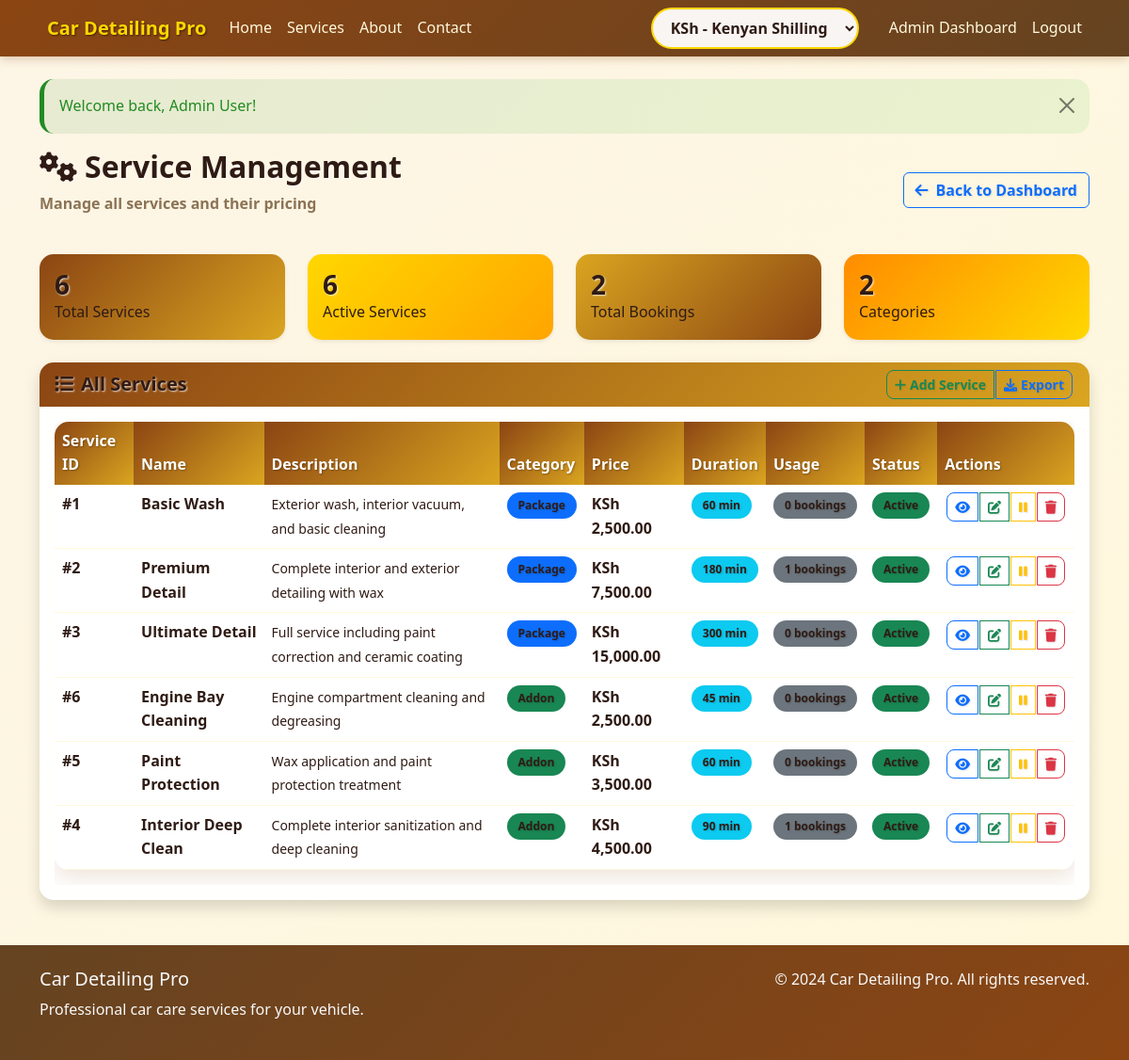
/index.php?page=admin_services (signed in), run on the app's committed database.
### tables this page shows
CREATE TABLE services (
    id INT AUTO_INCREMENT PRIMARY KEY,
    name VARCHAR(100) NOT NULL,
    description TEXT,
    price DECIMAL(10,2) NOT NULL,
    duration INT NOT NULL COMMENT 'Duration in minutes',
    category ENUM('package', 'addon') DEFAULT 'package',
    is_active TINYINT(1) DEFAULT 1,
    created_at TIMESTAMP DEFAULT CURRENT_TIMESTAMP,
    INDEX idx_category (category),
    INDEX idx_active (is_active)
);

### pages/admin_services.php (the view, shortened to what this page needs)
<?php
$all_services_sql = "SELECT s.*, COUNT(bs.id) as booking_count
                     FROM services s
                     LEFT JOIN booking_services bs ON s.id = bs.service_id
                     GROUP BY s.id
                     ORDER BY s.category, s.price";
$all_services_result = $conn->query($all_services_sql);
$all_services = $all_services_result->fetch_all(MYSQLI_ASSOC);
?>
<div class="admin-dashboard">
    <div class="row mb-4">
        <div class="col-12">
            <div class="d-flex justify-content-between align-items-center">
                <div>
                    <h2 class="text-primary">
                        <i class="fas fa-cogs me-2"></i>Service Management
                    </h2>
                    <p class="text-muted">Manage all services and their pricing</p>
                </div>
                <div>
                    <a href="index.php?page=admin" class="btn btn-outline-primary">
                        <i class="fas fa-arrow-left me-2"></i>Back to Dashboard
                    </a>
                </div>
            </div>
        </div>
    </div>
    <div class="row mb-4">
        <div class="col-md-3">
            <div class="card border-0 shadow-sm" style="background: linear-gradient(135deg, var(--primary-color), var(--accent-color));">
                <div class="card-body text-white">
                    <h3 class="mb-0 fw-bold"><?php echo count($all_services); ?></h3>
                    <p class="mb-0">Total Services</p>
                </div>
            </div>
        </div>
        <div class="col-md-3">
            <div class="card border-0 shadow-sm" style="background: linear-gradient(135deg, var(--secondary-color), #FFA500);">
                <div class="card-body text-dark">
                    <h3 class="mb-0 fw-bold"><?php echo count(array_filter($all_services, function($s) { return $s['is_active']; })); ?></h3>
                    <p class="mb-0">Active Services</p>
                </div>
            </div>
        </div>
        <div class="col-md-3">
            <div class="card border-0 shadow-sm" style="background: linear-gradient(135deg, var(--accent-color), var(--primary-color));">
                <div class="card-body text-white">
                    <h3 class="mb-0 fw-bold"><?php echo array_sum(array_column($all_services, 'booking_count')); ?></h3>
                    <p class="mb-0">Total Bookings</p>
                </div>
            </div>
        </div>
        <div class="col-md-3">
            <div class="card border-0 shadow-sm" style="background: linear-gradient(135deg, var(--warning-color), #FFD700);">
                <div class="card-body text-dark">
                    <h3 class="mb-0 fw-bold"><?php echo count(array_unique(array_column($all_services, 'category'))); ?></h3>
                    <p class="mb-0">Categories</p>
                </div>
            </div>
        </div>
    </div>
    <div class="row">
        <div class="col-12">
            <div class="card shadow">
                <div class="card-header d-flex justify-content-between align-items-center">
                    <h5 class="mb-0"><i class="fas fa-list me-2"></i>All Services</h5>
                    <div class="btn-group">
                        <button type="button" class="btn btn-outline-success btn-sm" onclick="addService()">
                            <i class="fas fa-plus me-1"></i>Add Service
                        </button>
                        <button type="button" class="btn btn-outline-primary btn-sm" onclick="exportServices()">
                            <i class="fas fa-download me-1"></i>Export
                        </button>
                    </div>
                </div>
                <div class="card-body">
                    <?php if (empty($all_services)): ?>
                        <div class="text-center py-4">
                            <i class="fas fa-cogs fa-3x text-muted mb-3"></i>
                            <h5 class="text-muted">No services found</h5>
                            <p class="text-muted">There are no services configured yet.</p>
                        </div>
                    <?php else: ?>
                        <div class="table-responsive">
                            <table class="table table-hover">
                                <thead>
                                    <tr>
                                        <th>Service ID</th>
                                        <th>Name</th>
                                        <th>Description</th>
                                        <th>Category</th>
                                        <th>Price</th>
                                        <th>Duration</th>
                                        <th>Usage</th>
                                        <th>Status</th>
                                        <th>Actions</th>
                                    </tr>
                                </thead>
                                <tbody>
                                    <?php foreach ($all_services as $service): ?>
                                        <tr>
                                            <td>
                                                <strong>#<?php echo $service['id']; ?></strong>
                                            </td>
                                            <td>
                                                <strong><?php echo htmlspecialchars($service['name']); ?></strong>
                                            </td>
                                            <td>
                                                <small><?php echo htmlspecialchars($service['description']); ?></small>
                                            </td>
                                            <td>
                                                <span class="badge bg-<?php echo $service['category'] == 'package' ? 'primary' : 'success'; ?>">
                                                    <?php echo ucfirst($service['category']); ?>
                                                </span>
                                            </td>
                                            <td>
                                                <strong><?php echo format_currency($service['price']); ?></strong>
                                            </td>
                                            <td>
                                                <span class="badge bg-info"><?php echo $service['duration']; ?> min</span>
                                            </td>
                                            <td>
                                                <span class="badge bg-secondary"><?php echo $service['booking_count']; ?> bookings</span>
                                            </td>
                                            <td>
                                                <?php if ($service['is_active']): ?>
                                                    <span class="badge bg-success">Active</span>
                                                <?php else: ?>
                                                    <span class="badge bg-danger">Inactive</span>
                                                <?php endif; ?>
                                            </td>
                                            <td>
                                                <div class="btn-group btn-group-sm">
                                                    <button type="button" class="btn btn-outline-primary" onclick="viewService(<?php echo $service['id']; ?>)">
                                                        <i class="fas fa-eye"></i>
                                                    </button>
                                                    <button type="button" class="btn btn-outline-success" onclick="editService(<?php echo $service['id']; ?>)">
                                                        <i class="fas fa-edit"></i>
                                                    </button>
                                                    <button type="button" class="btn btn-outline-<?php echo $service['is_active'] ? 'warning' : 'success'; ?>"
                                                            onclick="toggleServiceStatus(<?php echo $service['id']; ?>, <?php echo $service['is_active'] ? 0 : 1; ?>)">
                                                        <i class="fas fa-<?php echo $service['is_active'] ? 'pause' : 'play'; ?>"></i>
                                                    </button>
                                                    <button type="button" class="btn btn-outline-danger" onclick="deleteService(<?php echo $service['id']; ?>)">
                                                        <i class="fas fa-trash"></i>
                                                    </button>
                                                </div>
                                            </td>
                                        </tr>
                                    <?php endforeach; ?>
                                </tbody>
                            </table>
                        </div>
                    <?php endif; ?>
                </div>
            </div>
        </div>
    </div>
</div>

### assets/css/style.css (style rules this page uses)
:root { --primary-color: #8B4513; --secondary-color: #FFD700; --accent-color: #DAA520; --light-gold: #FFF8DC; --dark-brown: #654321; --warm-white: #FDF5E6; --text-dark: #2F1B14; --text-light: #8B7355; --success-color: #228B22; --danger-color: #DC143C; --warning-color: #FF8C00; --info-color: #4169E1; }
body { font-family: 'Segoe UI', Tahoma, Geneva, Verdana, sans-serif; background: linear-gradient(135deg, var(--warm-white) 0%, var(--light-gold) 100%); color: var(--text-dark); line-height: 1.6; }
.card { background: rgba(255, 255, 255, 0.95); border: none; border-radius: 15px; box-shadow: 0 8px 25px rgba(139, 69, 19, 0.15); transition: all 0.3s ease; backdrop-filter: blur(10px); }
.card-header { background: linear-gradient(135deg, var(--primary-color) 0%, var(--accent-color) 100%); color: white; border-radius: 15px 15px 0 0 !important; border: none; }
.table { background: rgba(255, 255, 255, 0.95); border-radius: 15px; overflow: hidden; box-shadow: 0 8px 25px rgba(139, 69, 19, 0.15); }
.table thead th { background: linear-gradient(135deg, var(--primary-color) 0%, var(--accent-color) 100%); color: white; border: none; font-weight: 600; }
.badge { padding: 8px 12px; border-radius: 20px; font-weight: 600; }
.admin-dashboard h2, .admin-dashboard h3, .admin-dashboard h4, .admin-dashboard h5, .admin-dashboard h6 { color: #2F1B14 !important; font-weight: 700 !important; text-shadow: 1px 1px 2px rgba(255, 255, 255, 0.8); }
.admin-dashboard p, .admin-dashboard span, .admin-dashboard small { color: #2F1B14 !important; font-weight: 500 !important; }
.admin-dashboard .text-muted { color: #8B7355 !important; font-weight: 600 !important; }
.admin-dashboard .table { background: rgba(255, 255, 255, 0.95) !important; }
.admin-dashboard .table th { background: linear-gradient(135deg, var(--primary-color), var(--accent-color)) !important; color: white !important; font-weight: 700 !important; text-shadow: 1px 1px 2px rgba(0, 0, 0, 0.3); border: none !important; }
.admin-dashboard .table td { color: #2F1B14 !important; font-weight: 500 !important; border-color: var(--light-gold) !important; }
.admin-dashboard .badge { font-weight: 600 !important; text-shadow: 1px 1px 2px rgba(0, 0, 0, 0.2); }
.admin-dashboard .btn { font-weight: 600 !important; text-shadow: 1px 1px 2px rgba(0, 0, 0, 0.1); }
.btn-group .btn { border-radius: 8px; margin: 0 2px; transition: all 0.3s ease; }

### data on the page
services: id "1", name "Basic Wash", description "Exterior wash, interior vacuum, and basic cleaning", category "Package", price "KSh 2,500.00", duration "60", booking_count "0", is_active "Active"
services: id "2", name "Premium Detail", description "Complete interior and exterior detailing with wax", category "Package", price "KSh 7,500.00", duration "180", booking_count "1", is_active "Active"
services: id "3", name "Ultimate Detail", description "Full service including paint correction and ceramic coating", category "Package", price "KSh 15,000.00", duration "300", booking_count "0", is_active "Active"
services: id "6", name "Engine Bay Cleaning", description "Engine compartment cleaning and degreasing", category "Addon", price "KSh 2,500.00", duration "45", booking_count "0", is_active "Active"
services: id "5", name "Paint Protection", description "Wax application and paint protection treatment", category "Addon", price "KSh 3,500.00", duration "60", booking_count "0", is_active "Active"
services: id "4", name "Interior Deep Clean", description "Complete interior sanitization and deep cleaning", category "Addon", price "KSh 4,500.00", duration "90", booking_count "1", is_active "Active"

### other printed values
$flash['message'] "Welcome back, Admin User!"
count($all_services) "6"
array_sum(array_column($all_services, 'booking_count')) "2"
count(array_unique(array_column($all_services, 'category'))) "2"
form field value "KSh - Kenyan Shilling"
